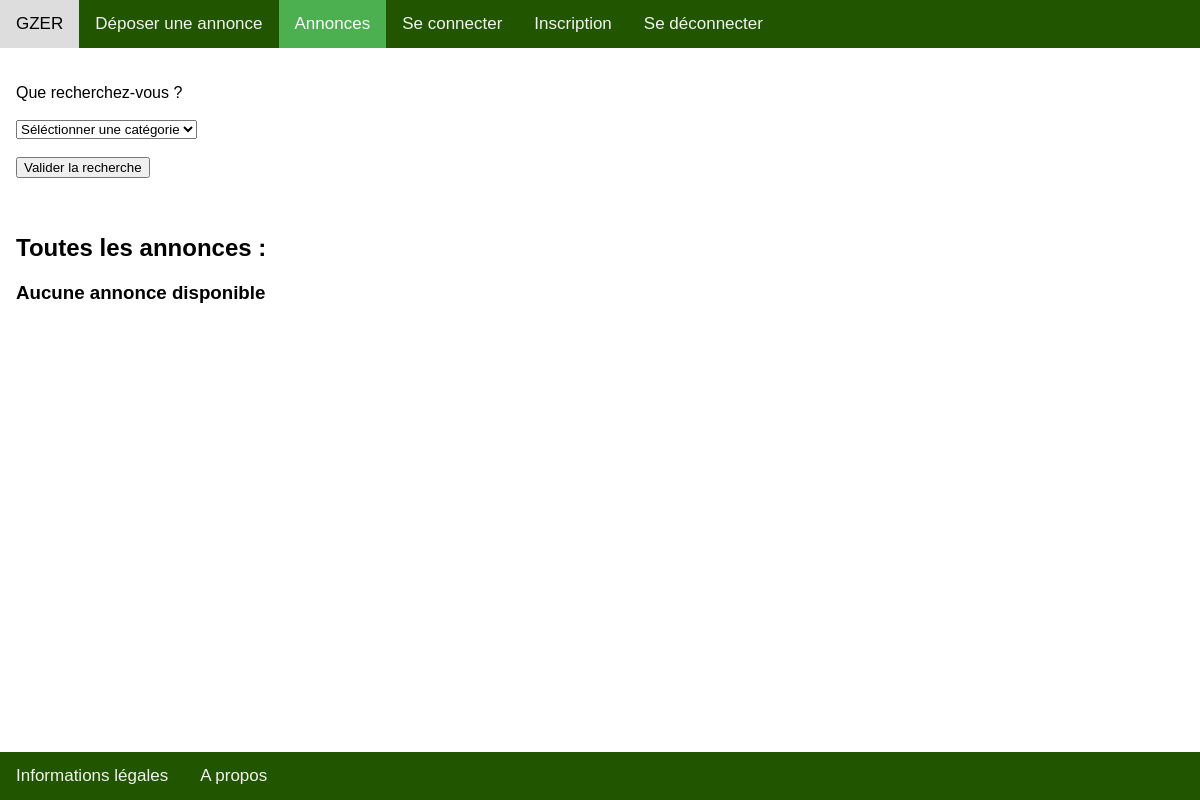
The page /controler/main.ctrl.php?style=Rap on the database as committed earlier.
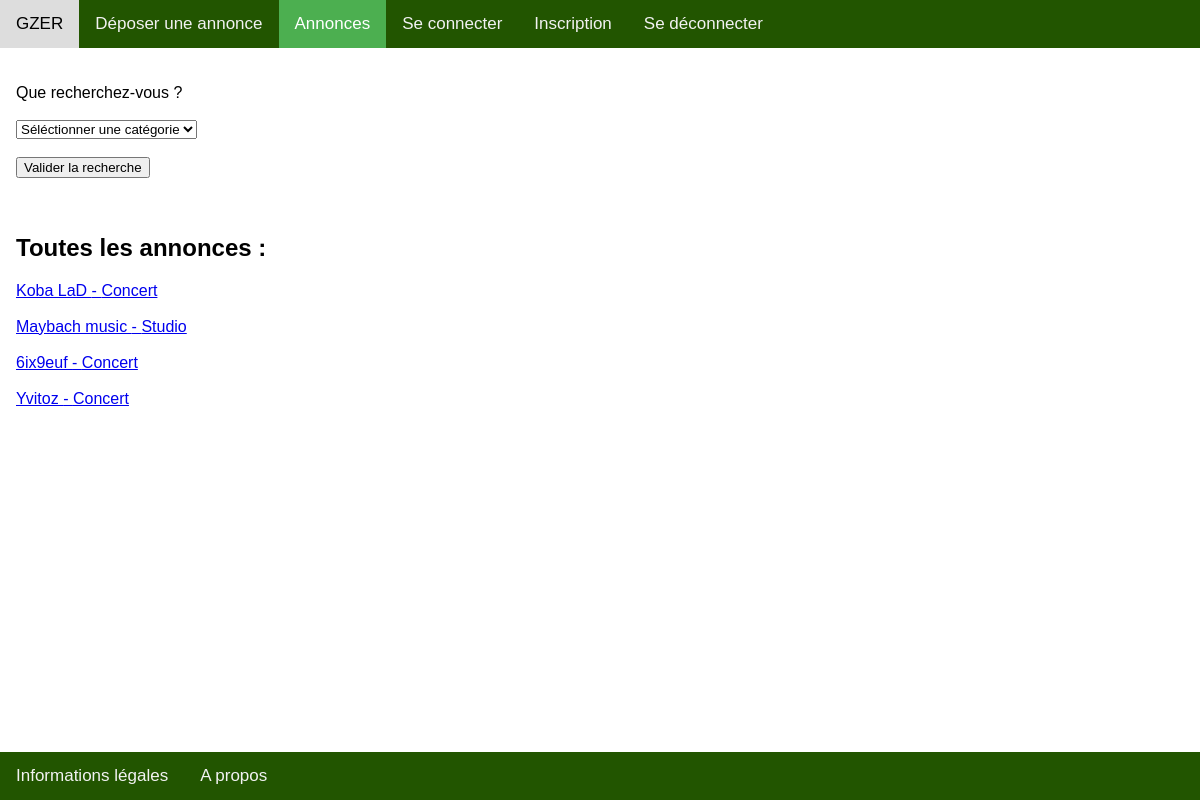
The same page on the database as committed later.
### tables this page shows
CREATE TABLE annonces (
  numA INTEGER,
  titreA STRING,
  prixA INTEGER,
  localisationA STRING,
  auteurA STRING,
  dateA date,
  categorieA STRING,
  styleA STRING
);

### controler/annonces.ctrl.php (called while the page is built)
<?php
require_once('../model/Annonce.class.php');
require_once('../model/GzerDAO.class.php');
if (isset($_GET['categorie'])) {
  $categorie = $_GET['categorie'];
} else {
  $categorie = '';
}
if (isset($_GET['quartier'])) {
  $quartier = $_GET['quartier'];
} else {
  $quartier = '';
}
  if (isset($categorie) && $categorie != '') {
    $config = parse_ini_file('../config/config.ini');
    $DAO = new GzerDAO($config['database_path']);
    $annoncesCat = $DAO->getAnnoncesParCategorie($categorie);
  } else if (isset($style) && $style != ''){
    $config = parse_ini_file('../config/config.ini');
    $DAO = new GzerDAO($config['database_path']);
    $annoncesStyle = $DAO->getAnnoncesParStyle($style);
  } else if (isset($materiel) && $materiel != '') {
    $config = parse_ini_file('../config/config.ini');
    $DAO = new GzerDAO($config['database_path']);
    $annoncesCat = $DAO->getAnnoncesParCategorie($materiel);
  } else if (isset($quartier) && $quartier != '') {
    $config = parse_ini_file('../config/config.ini');
    $DAO = new GzerDAO($config['database_path']);
    $annoncesQuart = $DAO->getAnnoncesParQuartier($quartier);
  } else {
    $config = parse_ini_file('../config/config.ini');
    $DAO = new GzerDAO($config['database_path']);
    $annonces = $DAO->getAnnonces();
  }
include('../view/annonces.view.php');
?>

### model/GzerDAO.class.php (called while the page is built, shortened)
<?php
class GzerDAO {
  private $db;
  function __construct($path) {
    $database = 'sqlite:'.$path.'/gzer.db';
    try {
      $this->db = new PDO($database);
    }
    catch (PDOException $e){
      die("erreur de connexion:".$e->getMessage());
    }
  }
  public function getDb(){
    return $this->db;
  }
  public function getAnnoncesParStyle(string $style):array{
    $req = "SELECT * FROM annonces WHERE styleA = '$style'";
    $st = $this->getDb()->query($req);
    $result=$st->fetchAll(PDO::FETCH_CLASS, 'Annonce');
    return $result;
  }
}
?>

### model/Annonce.class.php (called while the page is built, shortened)
<?php
class Annonce {
  private $numA;
  private $titreA;
  private $auteurA;
  public function getNumA() {
    return $this->numA;
  }
  public function getTitreA() {
    return $this->titreA;
  }
  public function getAuteurA() {
    return $this->auteurA;
  }
}
?>

### view/annonces.view.php (the view, shortened to what this page needs)
<!DOCTYPE html>
<html lang="en" dir="ltr">
<head>
  <link rel="stylesheet" href="../view/css/deposer_annonce.view.styles.css" />
</head>
<body>
  <div class="topnav">
    <a href="../controler/main.ctrl.php">GZER</a>
    <a href="../controler/deposer_annonce.ctrl.php">Déposer une annonce</a>
    <a class="active" href="../controler/annonces.ctrl.php">Annonces</a>
    <a href="../controler/seconnecter.ctrl.php">Se connecter</a>
    <a href="../controler/inscription.ctrl.php">Inscription</a>
    <a href="../controler/deconnexion.ctrl.php">Se déconnecter</a>
  </div>
  <div class="navbar">
    <a href="../view/infos.view.php">Informations légales</a>
    <a href="../view/a_propos.view.php">A propos</a>
  </div>
  <div id=container style="padding-left:16px">
    <br><br>
    Que recherchez-vous ?
    <br><br>
    <form action="annonces.ctrl.php">
      <select id="categorie" name="categorie">
        <option value="" selected>Séléctionner une catégorie</option>
      </select>
      <br><br>
      <input type="submit" value="Valider la recherche">
    </form>
    <br><br>
    <h2>Toutes les annonces : <?= $categorie ?>  <?= $quartier ?></h2>
    <?php if(isset($annoncesStyle)) {foreach ($annoncesStyle as $annonceStyle) { ?>
      <a href="../controler/annonce.ctrl.php?numA=<?= $annonceStyle->getNumA() ?>"><?= $annonceStyle->getAuteurA() ?> - <?= $annonceStyle->getTitreA() ?></a>
      <br><br>
    <?php } } ?>
    <?php if((!isset($annonces) || count($annonces) == 0) && (!isset($annoncesQuart) || count($annoncesQuart) == 0) && (!isset($annoncesCat) || count($annoncesCat) == 0) && (!isset($annoncesStyle) || count($annoncesStyle) == 0)) { ?>
      <h3>Aucune annonce disponible</h3>
    <?php } ?>
  </div>
  </body>
  </html>

Rows that differ between the two databases and show on the page:
added annonces: auteurA "Koba LaD", titreA "Concert"
added annonces: auteurA "Maybach music", titreA "Studio"
added annonces: auteurA "6ix9euf", titreA "Concert"
added annonces: auteurA "Yvitoz", titreA "Concert"
Other text that changed with them:
text no longer shown: "Aucune annonce disponible"
